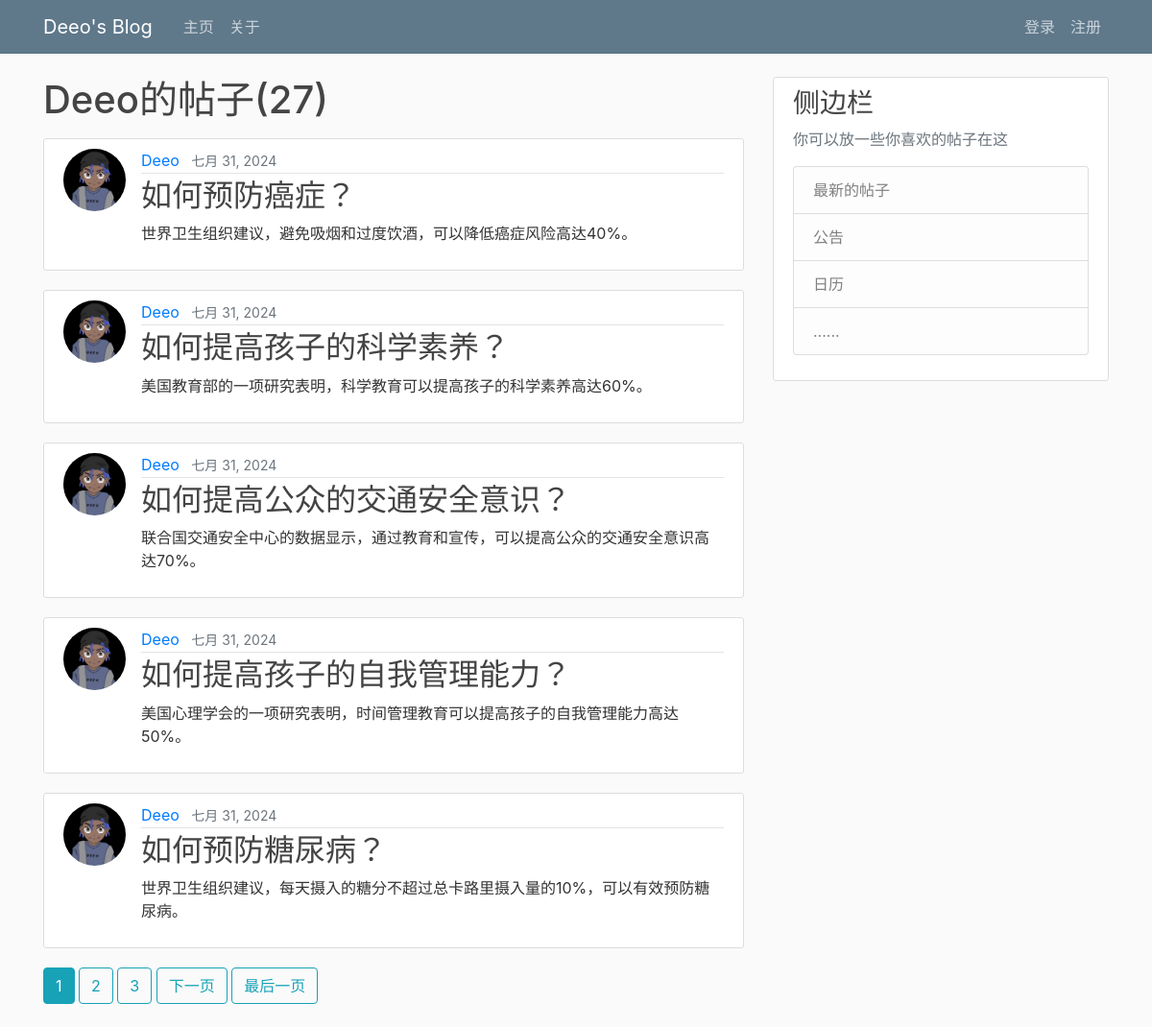
The app's page /user/Deeo with its own data.
### blog/models.py (models this page shows, shortened)
class Post(models.Model):
    title = models.CharField(max_length=100)
    content = models.TextField()
    date_posted = models.DateTimeField(default=timezone.now)
    author = models.ForeignKey(User, on_delete=models.CASCADE)

### users/models.py (models this page shows, shortened)
class Profile(models.Model):
    user = models.OneToOneField(User, on_delete=models.CASCADE)
    image = models.ImageField(default='default.jpg', upload_to='profile_pics')

### blog/views.py (the view)
# urls.py: path('user/<str:username>', UserPostListView.as_view(), name='user-posts'),
class UserPostListView(ListView):
    model = Post
    template_name = 'blog/user_posts.html'  # <app>/<model>_<viewtype>.html
    context_object_name = 'posts'
    paginate_by = 5
    def get_queryset(self):
        user = get_object_or_404(User, username=self.kwargs.get('username'))
        return Post.objects.filter(author=user).order_by('-date_posted')

### blog/templates/blog/user_posts.html (shortened to what this page needs)
{% extends "blog/base.html" %}
{% block content %}
    <h1 class="mb-3">{{ view.kwargs.username }}的帖子({{ page_obj.paginator.count }})</h1>
    {% for post in posts %}
        <article class="media content-section">
          <img class="rounded-circle article-img" src="{{ post.author.profile.image.url }}">
          <div class="media-body">
            <div class="article-metadata">
              <a class="mr-2" href="{% url 'user-posts' post.author.username %}">{{ post.author }}</a>
              <small class="text-muted">{{ post.date_posted|date:"F d, Y" }}</small>
            </div>
            <h2><a class="article-title" href="{% url 'post-detail' post.id %}">{{ post.title }}</a></h2>
            <p class="article-content">{{ post.content }}</p>
          </div>
        </article>
    {% endfor %}
    {% if is_paginated %}
      {% for num in page_obj.paginator.page_range %}
        {% if page_obj.number == num %}
          <a class="btn btn-info mb-4" href="?page={{ num }}">{{ num }}</a>
        {% elif num > page_obj.number|add:'-3' and num < page_obj.number|add:'3' %}
          <a class="btn btn-outline-info mb-4" href="?page={{ num }}">{{ num }}</a>
        {% endif %}
      {% endfor %}
      {% if page_obj.has_next %}
        <a class="btn btn-outline-info mb-4" href="?page={{ page_obj.next_page_number }}">下一页</a>
        <a class="btn btn-outline-info mb-4" href="?page={{ page_obj.paginator.num_pages }}">最后一页</a>
      {% endif %}
    {% endif %}
{% endblock content %}

### blog/static/blog/main.css (style rules this page uses)
body { background: #fafafa; color: #333; margin-top: 5rem; }
h1, h2, h3, h4, h5, h6 { color: #444; }
.content-section { background: #fff; padding: 10px 20px; border: 1px solid #ddd; border-radius: 3px; margin-bottom: 20px; }
.article-title { color: #444; }
.article-content { white-space: pre-line; }
.article-img { height: 65px; width: 65px; margin-right: 16px; }
.article-metadata { padding-bottom: 1px; margin-bottom: 4px; border-bottom: 1px solid #e3e3e3 }

### records on screen
Post: author.profile.image (picture), author "Deeo", date_posted "七月 31, 2024", title "如何预防癌症？", content "世界卫生组织建议，避免吸烟和过度饮酒，可以降低癌症风险高达40%。"
Post: author.profile.image (picture), author "Deeo", date_posted "七月 31, 2024", title "如何提高孩子的科学素养？", content "美国教育部的一项研究表明，科学教育可以提高孩子的科学素养高达60%。"
Post: author.profile.image (picture), author "Deeo", date_posted "七月 31, 2024", title "如何提高公众的交通安全意识？", content "联合国交通安全中心的数据显示，通过教育和宣传，可以提高公众的交通安全意识高达70%。"
Post: author.profile.image (picture), author "Deeo", date_posted "七月 31, 2024", title "如何提高孩子的自我管理能力？", content "美国心理学会的一项研究表明，时间管理教育可以提高孩子的自我管理能力高达50%。"
Post: author.profile.image (picture), author "Deeo", date_posted "七月 31, 2024", title "如何预防糖尿病？", content "世界卫生组织建议，每天摄入的糖分不超过总卡路里摄入量的10%，可以有效预防糖尿病。"

### other values on screen
{{ view.kwargs.username }} "Deeo"
{{ page_obj.paginator.count }} "27"
{{ num }} "1"
{{ num }} "2" "3"
